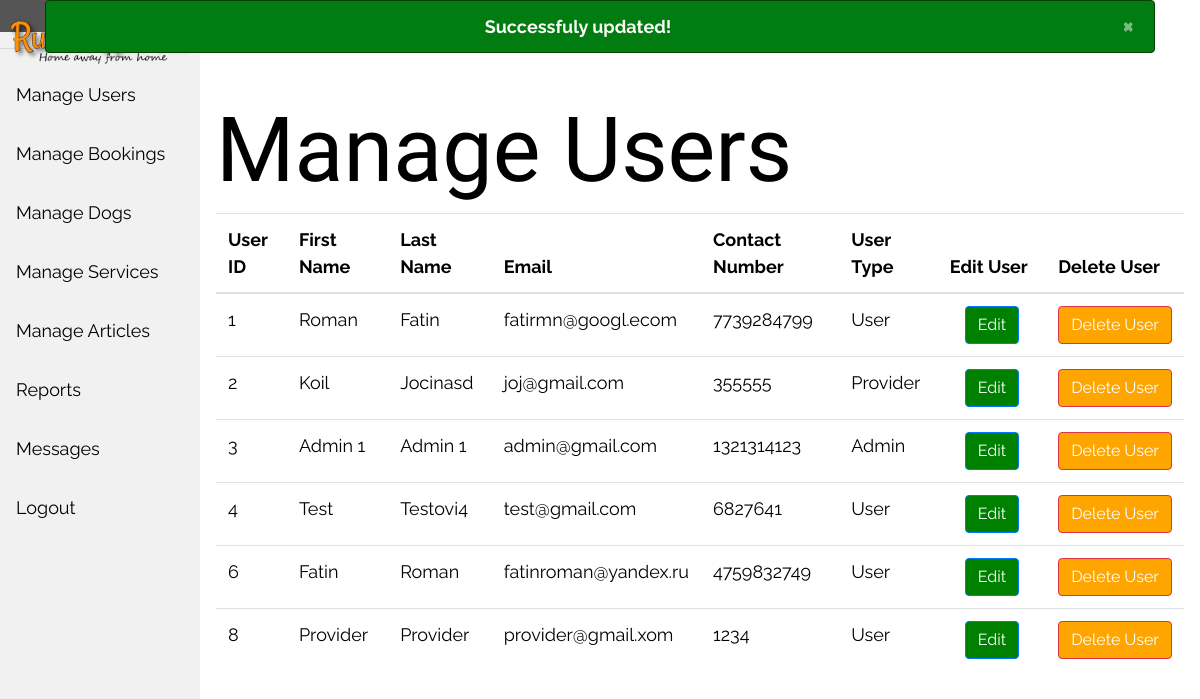
The page /manage_users.php?status=success (signed in) on the database as committed earlier.
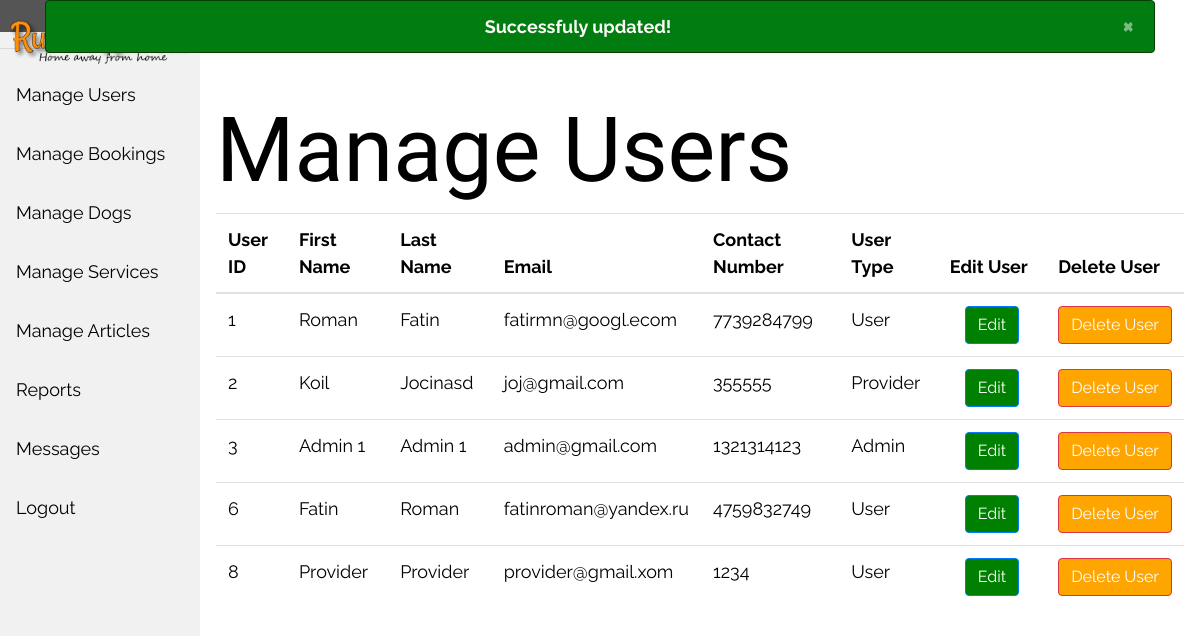
The same page on the database as committed later.
### tables this page shows
CREATE TABLE IF NOT EXISTS `users` (
  `user_id` int(11) NOT NULL AUTO_INCREMENT,
  `userfname` varchar(40) NOT NULL,
  `userlname` varchar(40) NOT NULL,
  `username` varchar(40) DEFAULT NULL,
  `email` varchar(40) NOT NULL,
  `password` varchar(80) NOT NULL,
  `contact_number` varchar(30) DEFAULT NULL,
  `emrgcontactname_1` varchar(40) NOT NULL,
  `emrgcontactnumber_1` varchar(40) NOT NULL,
  `user_type_id` int(11) NOT NULL DEFAULT '3',
  `provider_id` int(100) NOT NULL,
  PRIMARY KEY (`user_id`),
  UNIQUE KEY `email` (`email`),
  KEY `user_type_id` (`user_type_id`)
);

CREATE TABLE IF NOT EXISTS `user_type` (
  `user_type_id` int(11) NOT NULL,
  `user_type_name` varchar(30) NOT NULL,
  PRIMARY KEY (`user_type_id`)
);

### manage_users.php (the view, shortened to what this page needs)
<!DOCTYPE html>
<html lang="en">
<head>
    <?php
    include_once './partials/head.php';
    ?>
</head>
<body style="margin-bottom: 10px">
    <header>
        <?php
        include_once './partials/adminheader.php';
    ?>
    </header>
    <div class="container">
    <?php
						if (isset ($_GET['status'] )) {
                             if($_GET['status'] == 'success'){
						?>
							<div class="alert alert-warning alert-dismissible fade show" role="alert">
  							<strong>Successfuly updated!</strong>
  							<button type="button" class="close" data-dismiss="alert" aria-label="Close">
    						<span aria-hidden="true">&times;</span>
  							</button>
							</div>
					<?php }
				 } ?>
        </div> <
        <div class="content">
        <h1> Manage Users </h1>
    <table class="table table-hover">
  <thead>
    <tr>
      <th scope="col">User ID</th>
      <th scope="col">First Name</th>
      <th scope="col">Last Name</th>
      <th scope="col">Email</th>
      <th scope="col">Contact Number</th>
      <th scope="col">User Type</th>
      <th scope="col">Edit User</th>
      <th scope="col">Delete User</th>
    </tr>
  </thead>
  <tbody>
      <?php
       $con = mysqli_connect("localhost","root","","ruralretreat");
      $dogs = "SELECT users.user_id, users.userfname, users.userlname,users.email,users.contact_number, user_type.user_type_name FROM users JOIN user_type ON users.user_type_id=user_type.user_type_id";
      $res = mysqli_query($con, $dogs);
      while($r = mysqli_fetch_assoc($res)): ?>
            <tr>
            <td><?php echo $r['user_id']; ?></th>
            <td><?php echo $r['userfname']; ?></td>
            <td><?php echo $r['userlname']; ?></td>
            <td><?php echo $r['email']; ?></td>
            <td><?php echo $r['contact_number']; ?></td>
            <td><?php echo $r['user_type_name']; ?></td>
            <td><div class="container">
        <button style = "background-color:green;"type="button" onclick="initModal(<?php echo $r['user_id'].','.'\''.$r['userfname'].'\','.'\''.$r['userlname'].'\','.'\''.$r['email'].'\','.'\''.$r['contact_number'].'\','.'\''.$r['user_type_name'].'\''?>)"class="btn btn-primary" data-toggle="modal" data-target="#myModal">
            Edit
        </button>
        </div>
            </td>
            <td>
             <a type ="button" href = "deleteuser.php?user_id=<?php echo $r['user_id'] ?>" style= "background-color: orange;"  onclick="return confirm('Are you sure?')" name="delete" value="Delete User" class="btn btn-danger" id="delete">Delete User
              </a>
            </td>
            </tr>
      <?php endwhile ?>
  </tbody>
</table>
<br>
</body>
</html>

Rows that differ between the two databases and show on the page:
removed users: user_id "4", userfname "Test", userlname "Testovi4", email "test@gmail.com", contact_number "6827641", user_type.user_type_name "User"
